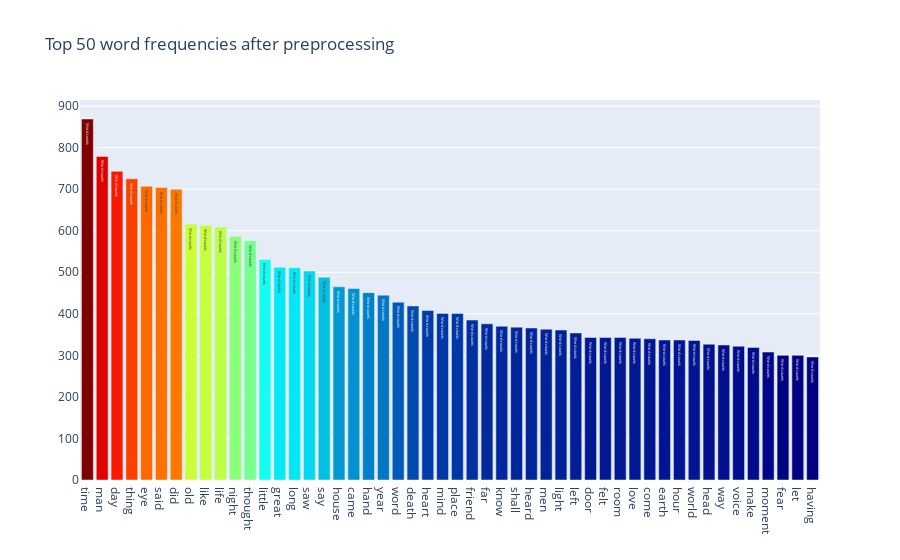
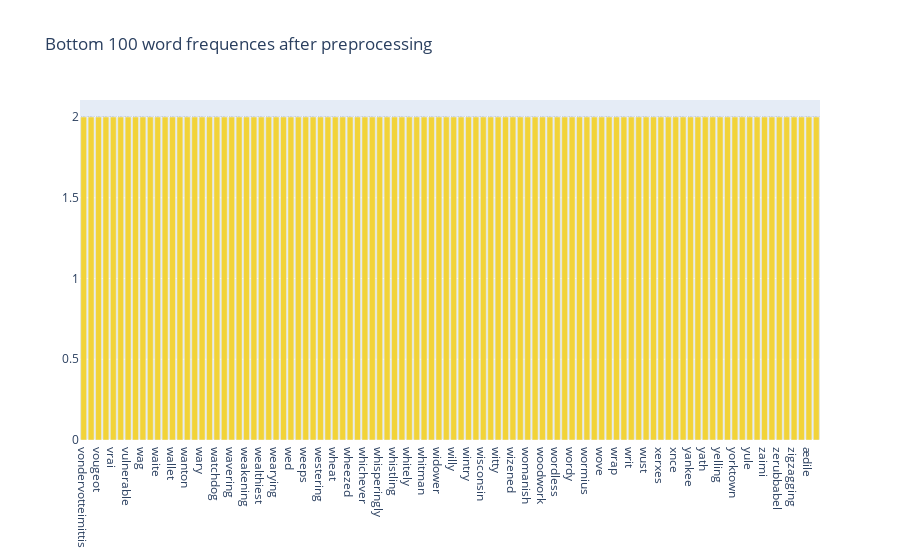

Notebook code cell kept with these figures, in order:
### Markdown cell above
**Revisiting our Term frequencies**

Having implemented our lemmatized count vectorizer, let us revist the plots for the term frquencies of the top 50 words (by frequency). As you can see from the plot, all our prior preprocessing efforts have not gone to waste. With the removal of stopwords, the remaining words seem much more meaningful where you can see that all the stopwords in the earlier term frequency plot

### Code cell
feature_names = tf_vectorizer.get_feature_names_out()
count_vec = np.asarray(tf.sum(axis=0)).ravel()
zipped = list(zip(feature_names, count_vec))
x, y = (list(x) for x in zip(*sorted(zipped, key=lambda x: x[1], reverse=True)))


# Plotting the Plot.ly plot for the Top 50 word frequencies
data = [go.Bar(x = x[0:50],
              y = y[0:50],
              marker = dict(colorscale='Jet',
                           color = y[0:50]),
              text='Word counts')]
layout = go.Layout(title='Top 50 word frequencies after preprocessing')
fig = go.Figure(data=data, layout=layout)
py.iplot(fig, filename='basic-bar')


# Plotting the Plot.ly plot for the bottom 100 word frequences
data = [go.Bar(x = x[-100:],
              y = y[-100:],
              marker = dict(colorscale='Portland',
                           color=y[-100:]),
              text='Word counts')]
layout = go.Layout(title='Bottom 100 word frequences after preprocessing')
fig = go.Figure(data=data, layout=layout)
py.iplot(fig, filename='basic-bar')

### Figure 1 — Plotly figure (JSON) as saved in the notebook; plotly's stock layout.template omitted (floating-point values rounded to 4 significant figures)
{"data": [{"marker": {"color": [869, 779, 743, 725, 707, 704, 700, 616, 613, 609, 586, 576, 531, 512, 511, 503, 488, 465, 461, 451, 445, 428, 419, 408, 401, 401, 385, 376, 370, 368, 366, 363, 361, 354, 343, 343, 343, 341, 340, 337, 337, 336, 327, 325, 322, 319, 308, 300, 300, 296], "colorscale": [[0.0, "rgb(0,0,131)"], [0.2, "rgb(0,60,170)"], [0.4, "rgb(5,255,255)"], [0.6, "rgb(255,255,0)"], [0.8, "rgb(250,0,0)"], [1.0, "rgb(128,0,0)"]]}, "text": "Word counts", "type": "bar", "x": ["time", "man", "day", "thing", "eye", "said", "did", "old", "like", "life", "night", "thought", "little", "great", "long", "saw", "say", "house", "came", "hand", "year", "word", "death", "heart", "mind", "place", "friend", "far", "know", "shall", "heard", "men", "light", "left", "door", "felt", "room", "love", "come", "earth", "hour", "world", "head", "way", "voice", "make", "moment", "fear", "let", "having"], "y": [869, 779, 743, 725, 707, 704, 700, 616, 613, 609, 586, 576, 531, 512, 511, 503, 488, 465, 461, 451, 445, 428, 419, 408, 401, 401, 385, 376, 370, 368, 366, 363, 361, 354, 343, 343, 343, 341, 340, 337, 337, 336, 327, 325, 322, 319, 308, 300, 300, 296]}], "layout": {"title": {"text": "Top 50 word frequencies after preprocessing"}}}

### Figure 2 — Plotly figure (JSON) as saved in the notebook; plotly's stock layout.template omitted (floating-point values rounded to 4 significant figures)
{"data": [{"marker": {"color": [2, 2, 2, 2, 2, 2, 2, 2, 2, 2, 2, 2, 2, 2, 2, 2, 2, 2, 2, 2, 2, 2, 2, 2, 2, 2, 2, 2, 2, 2, 2, 2, 2, 2, 2, 2, 2, 2, 2, 2, 2, 2, 2, 2, 2, 2, 2, 2, 2, 2, 2, 2, 2, 2, 2, 2, 2, 2, 2, 2, 2, 2, 2, 2, 2, 2, 2, 2, 2, 2, 2, 2, 2, 2, 2, 2, 2, 2, 2, 2, 2, 2, 2, 2, 2, 2, 2, 2, 2, 2, 2, 2, 2, 2, 2, 2, 2, 2, 2, 2], "colorscale": [[0.0, "rgb(12,51,131)"], [0.25, "rgb(10,136,186)"], [0.5, "rgb(242,211,56)"], [0.75, "rgb(242,143,56)"], [1.0, "rgb(217,30,30)"]]}, "text": "Word counts", "type": "bar", "x": ["vondervotteimittis", "votary", "vougeot", "vowel", "vrai", "vulgarly", "vulnerable", "waddle", "wag", "wainscot", "waite", "wale", "wallet", "wane", "wanton", "warn", "wary", "wast", "watchdog", "waver", "wavering", "waylayings", "weakening", "wealthier", "wealthiest", "wearily", "wearying", "webbed", "wed", "weekly", "weeps", "well", "westering", "westmorland", "wheat", "wheeled", "wheezed", "whereof", "whichever", "whir", "whisperingly", "whistle", "whistling", "whit", "whitely", "whitened", "whitman", "wholesale", "widower", "wield", "willy", "windward", "wintry", "wiping", "wisconsin", "wither", "witty", "wizardry", "wizened", "wolejko", "womanish", "womb", "woodwork", "woolwich", "wordless", "wordsworth", "wordy", "worker", "wormius", "wouldst", "wove", "wraith", "wrap", "wrestled", "writ", "wudn", "wust", "xari", "xerxes", "xii", "xnce", "xwl", "yankee", "yarn", "yath", "yea", "yelling", "yoke", "yorktown", "youngish", "yule", "yuletide", "zaimi", "zar", "zerubbabel", "zigzag", "zigzagging", "zodiacal", "ædile", "æronaut"], "y": [2, 2, 2, 2, 2, 2, 2, 2, 2, 2, 2, 2, 2, 2, 2, 2, 2, 2, 2, 2, 2, 2, 2, 2, 2, 2, 2, 2, 2, 2, 2, 2, 2, 2, 2, 2, 2, 2, 2, 2, 2, 2, 2, 2, 2, 2, 2, 2, 2, 2, 2, 2, 2, 2, 2, 2, 2, 2, 2, 2, 2, 2, 2, 2, 2, 2, 2, 2, 2, 2, 2, 2, 2, 2, 2, 2, 2, 2, 2, 2, 2, 2, 2, 2, 2, 2, 2, 2, 2, 2, 2, 2, 2, 2, 2, 2, 2, 2, 2, 2]}], "layout": {"title": {"text": "Bottom 100 word frequences after preprocessing"}}}
